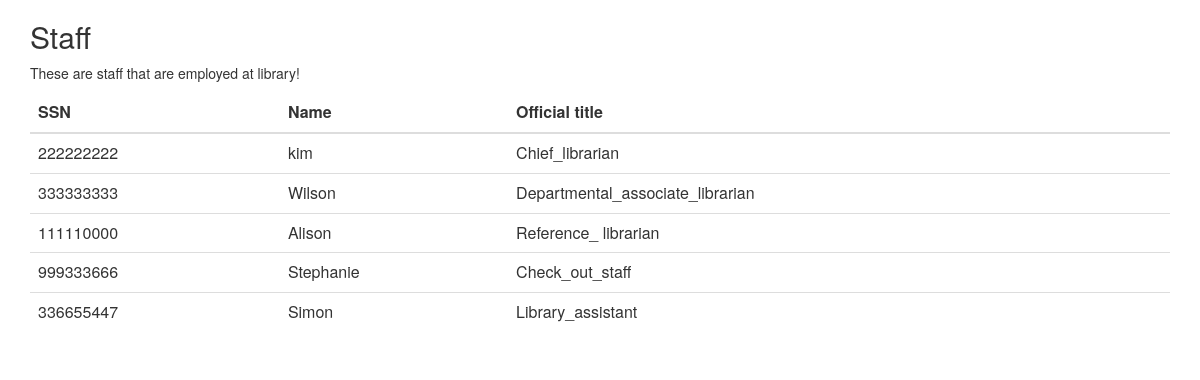
The page /db/staff.php on the database its author committed.
### tables this page shows
CREATE TABLE `staff` (
  `SSN` int(11) NOT NULL,
  `Name` varchar(250) DEFAULT NULL,
  `Title` varchar(250) DEFAULT NULL
);

### db/staff.php (the view, shortened to what this page needs)
<?php
require("./database.php");
?>
<html lang="en">
<head>
  <link rel="stylesheet" href="https://maxcdn.bootstrapcdn.com/bootstrap/3.4.1/css/bootstrap.min.css">
</head>
<body>
<div class="container">
  <h2>Staff</h2>
  <p>These are staff that are employed at library!</p>
  <div class="table-responsive">
  <table class="table table-hover">
    <thead>
      <tr>
        <th>SSN</th>
        <th>Name</th>
        <th>Official title</th>
      </tr>
    </thead>
    <tbody>
        <?php
        $sql = "SELECT * FROM staff";
        $result = $conn->query($sql);
        if ($result->num_rows > 0) {
            while($row = $result->fetch_assoc()) {
                echo'<tr>
                        <td>'.$row['SSN'].'</td>
                        <td>'.$row['Name'].'</td>
                        <td>'.$row['Title'].'</td>
                    </tr>';
                    }
        }
        else {
            echo "<tr colspan = '3'><td>No Staff To Display</td><tr>";
        }
        ?>
    </tbody>
  </table>
</div>
</div>
</body>
</html>

### rows shown on the page
staff: SSN "222222222", Name "kim", Title "Chief_librarian"
staff: SSN "333333333", Name "Wilson", Title "Departmental_associate_librarian"
staff: SSN "111110000", Name "Alison", Title "Reference_ librarian"
staff: SSN "999333666", Name "Stephanie", Title "Check_out_staff"
staff: SSN "336655447", Name "Simon", Title "Library_assistant"
